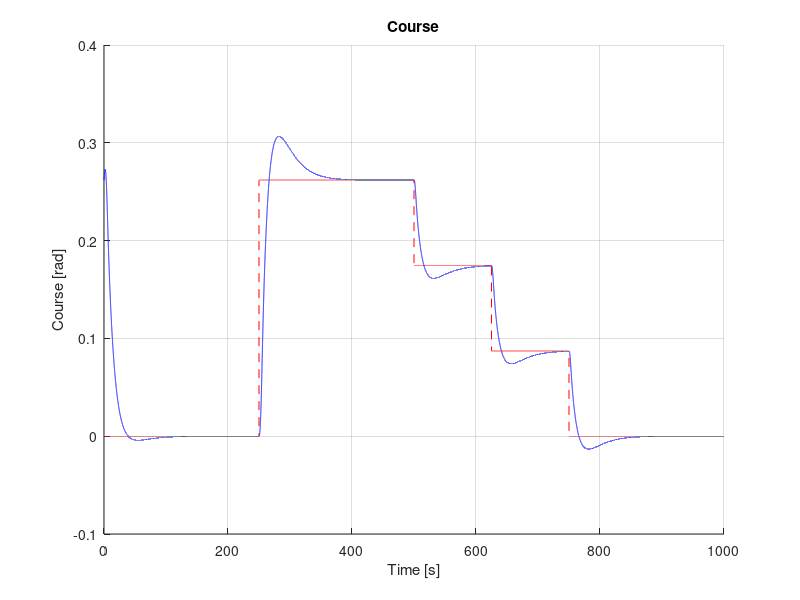
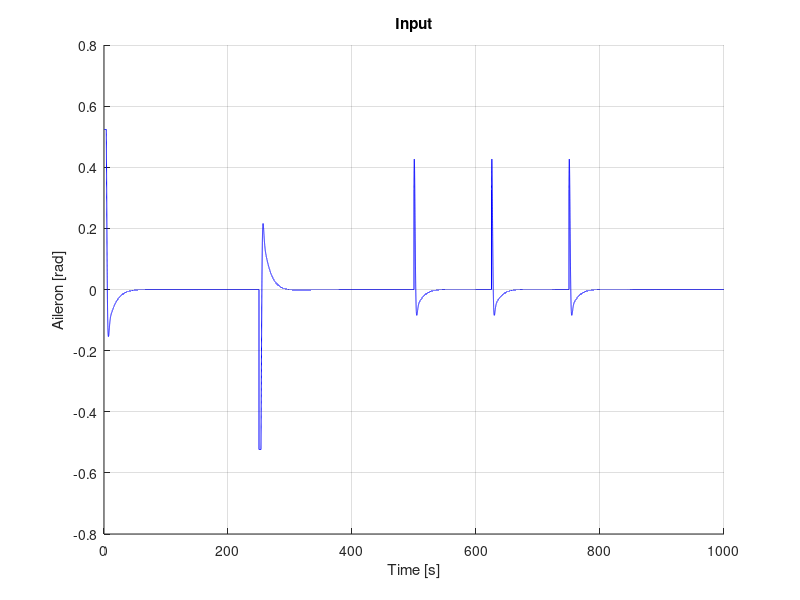

These figures' MATLAB source, in order:
%% Clean-up
clear; clear all;

%% Nifty bits
deg2rad = pi/180;

%% System parameters
%Some other constants
V_a = 580/3.6;
aileron_sat = 30*deg2rad; %[deg]
g = 9.81;

%Inner loop transfer function parameters (B&C figure 6.9)
a_2 = -0.65;
a_1 = 2.87;

u_max = 30; %[deg]
e_max = 15; %[deg]

omega_phi = sqrt(abs(a_2)*(u_max/e_max));
seta_phi = 0.707;

k_p_phi = -(u_max/e_max);
k_d_phi = (2*seta_phi*omega_phi - a_1)/a_2;
k_i_phi = -0.001; %By observing root-locus-curves, see second_task.m

omega_chi = omega_phi/20;
seta_chi = 1; %Chosen for niceness

k_p_chi = 2*seta_chi*omega_chi*V_a/g;
k_i_chi = (omega_chi^2)*V_a/g;

%% Simulation parameters
sim_time    = 1000;
h           = 0.01;
N           = sim_time/h;
time_vec    = (0:h:sim_time-h);

%% Allocate state vectors
%Specify some initial-values
chi_0       = 15*deg2rad;
p_0         = 0;
phi_0       = 0;

chi         = zeros(1, N); chi(1) = chi_0;
p           = zeros(1, N); p(1) = p_0;
phi         = zeros(1, N); phi(1) = phi_0;
e_chi_int   = zeros(1,N);
e_phi_int   = zeros(1,N);

delta_a     = zeros(1, N);
chi_ref     = zeros(1, N);
chi_ref(N/4:N/2) = 15*deg2rad;
chi_ref(N/2:5*N/8) = 10*deg2rad;
chi_ref(5*N/8:6*N/8) = 5*deg2rad;
d           = 10*deg2rad;

%% Simulation loop
for i = 1:N
    t = (i-1)*h;
    e_chi = chi_ref(i) - chi(i);
    phi_c = k_i_chi*e_chi_int(i) + k_p_chi*e_chi;
    e_phi = phi_c - phi(i);
    
    delta_a(i) = k_i_phi*e_phi_int(i) + k_p_phi*e_phi - k_d_phi*p(i);
    if delta_a(i) >= aileron_sat
            delta_a(i) = aileron_sat;
    elseif delta_a(i) <= -aileron_sat
            delta_a(i) = -aileron_sat;
    end
    
    if i < N
        p(i+1)      = p(i) + (delta_a(i)*a_2 - a_1*p(i))*h;
        phi(i+1)    = phi(i) + p(i)*h;
        chi(i+1)    = chi(i) + (g/V_a)*(phi(i) + d)*h;

        e_chi_int(i+1) = e_chi_int(i) + e_chi*h;
        e_phi_int(i+1) = e_phi_int(i) + e_phi*h;
    end
end

%% Plot
figure (1);
hold on;
plot(time_vec, chi, 'b');
plot(time_vec, chi_ref, 'r--');
hold off;
grid on;
title('Course');
xlabel('Time [s]'); 
ylabel('Course [rad]');

figure(2)
hold on;
plot(time_vec, delta_a, 'b');
hold off;
grid on;
title('Input');
xlabel('Time [s]'); 
ylabel('Aileron [rad]');